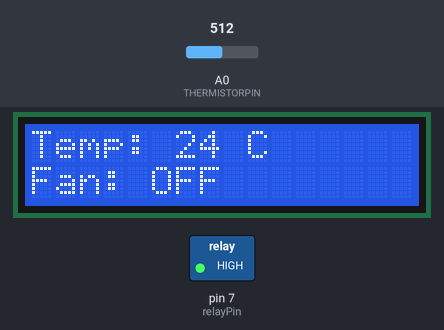
A sketch run on a simulated Arduino Uno, built with avr-gcc and run on an emulated ATmega328P. Shown: 16×2 character LCD, switched loads named in the sketch (green lamp = pin HIGH). Inputs (shaded band) come from the test bench; at power-on: A0 (THERMISTORPIN) = 512. What the sketch prints to the serial monitor is not drawn.

Above: at 1.2 s.
1.3 s: A0 (THERMISTORPIN) set to 479
At 2.8 s:
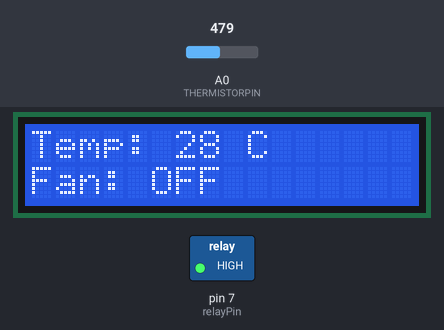
3.3 s: A0 (THERMISTORPIN) set to 445
At 4.4 s:
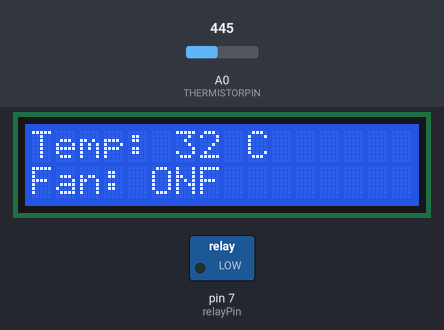
5.0 s: A0 (THERMISTORPIN) set to 716
At 5.9 s:
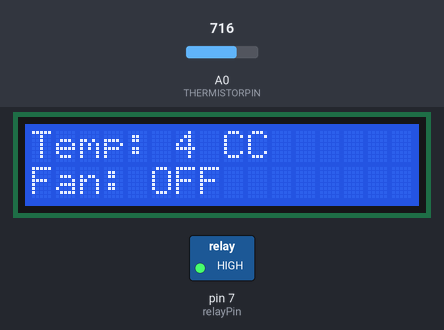
Timing chart, 0 to 8.0 s (numbered marks = the images above; inputs shaded):
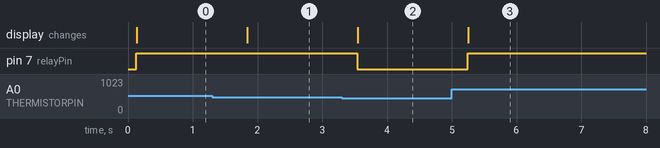

The sketch:

INDUCTIONFINAL.ino
```cpp
#include <Wire.h>
#include <LiquidCrystal_I2C.h>

// Thermistor and calculation parameters
int THERMISTORPIN = A0, BCOEFFICIENT = 3380;
float THERMISTORNOMINAL = 10000, TEMPERATURENOMINAL = 25, SERIESRESISTOR = 10000;

// Define I2C LCD address and dimensions
LiquidCrystal_I2C lcd(0x27, 16, 2);

int sample[5];
int relayPin = 7; // Pin connected to the relay module

void setup() {
  Serial.begin(9600);

  lcd.init();          // Initialize the LCD
  lcd.backlight();     // Turn on the LCD backlight

  pinMode(relayPin, OUTPUT); // Set the relay pin as output
  digitalWrite(relayPin, LOW); // Ensure relay is off initially
}

void loop() {
  int i;
  float average;

  // Take 5 samples with a slight delay
  for (i = 0; i < 5; i++) {
    sample[i] = analogRead(THERMISTORPIN);
    delay(10);
  }

  // Calculate the average of the samples
  average = 0;
  for (i = 0; i < 5; i++) {
    average += sample[i];
  }
  average /= 5;

  // Convert the value to resistance
  average = 1023 / average - 1;
  average = SERIESRESISTOR / average;

  // Apply Steinhart-Hart equation to calculate temperature
  float steinhart;
  steinhart = average / THERMISTORNOMINAL;           // (R/Ro)
  steinhart = log(steinhart);                        // ln(R/Ro)
  steinhart /= BCOEFFICIENT;                         // 1/B * ln(R/Ro)
  steinhart += 1.0 / (TEMPERATURENOMINAL + 273.15);  // + (1/To)
  steinhart = 1.0 / steinhart;                       // Invert
  steinhart -= 273.15;                               // Convert to Celsius

  // Print temperature to Serial Monitor
  Serial.print("Temp = ");
  Serial.println((int)steinhart);

  // Display temperature on I2C LCD
  lcd.setCursor(0, 0);
  lcd.print("Temp: ");
  lcd.print((int)steinhart);
  lcd.print(" C");

  // Check temperature and control the relay
  if (steinhart > 30) {
    digitalWrite(relayPin, LOW); // Turn on relay
    lcd.setCursor(0, 1);
    lcd.print("Fan: ON");
  } else {
    digitalWrite(relayPin, HIGH); // Turn off relay
    lcd.setCursor(0, 1);
    lcd.print("Fan: OFF");
  }

  delay(500);
}
```

Measured:
- the behaviour switches between 464 and 463 on A0 (THERMISTORPIN) (found by bisection; images 1 and 2)
- after the input at 1.3 s, the display: changes after 0.54 s (image 1)
- after the input at 3.3 s, pin 7 (relayPin): HIGH → LOW after 0.24 s; the display: changes after 0.25 s (image 2)
- after the input at 5.0 s, pin 7 (relayPin): LOW → HIGH after 0.25 s; the display: changes after 0.26 s (image 3)
